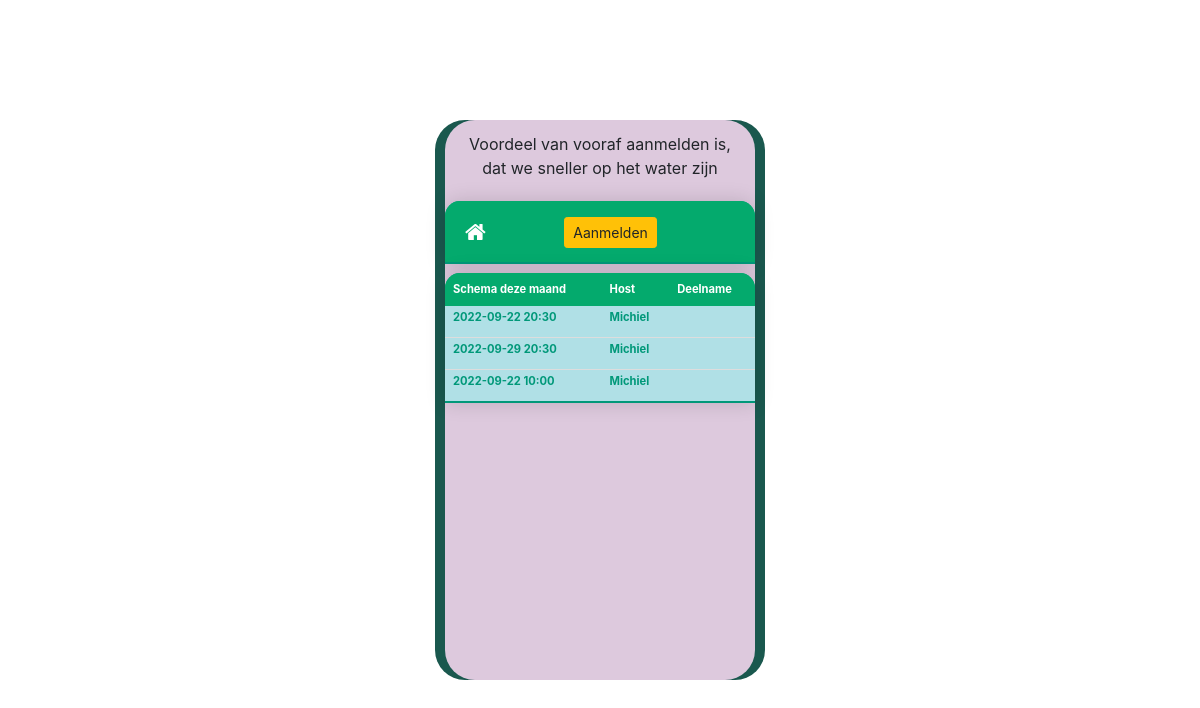
The page / on the database its author committed.
### beatrix/models.py (models this page shows, shortened)
class Flexevent(models.Model):
    id = models.AutoField(primary_key=True)
    event_text = models.CharField(max_length=200)
    pub_date = models.CharField(max_length=35)
    pub_time = models.CharField(max_length=35)
    dagnaam = models.CharField(max_length=35, default='10:00')
    flexhost = models.CharField(max_length=135, default='-')
    lid = models.ManyToManyField(Person,through='Flexlid')  ##, on_delete=models.SET_NULL, null=True)

### beatrix/views.py (the view)
# urls.py: path('', FlexeventsView.as_view(), name='trainingen'),
class FlexeventsView(ListView):
    template_name='beatrix/events.html'
    queryset=Flexevent.objects.all()
    def get_context_data(self, **kwargs):
        year=int(date.today().strftime('%Y'))
        month = int(date.today().strftime('%m'))
        monthend=[0,31,28,31,30,31,30,31,31,30,31,30,31] #jfmamjjasond
        einde=monthend[month]
        start=date(year,month,1)
        end=date(year,month,einde)
        rooster=Flexevent.objects.filter(pub_date__range=[start, end])
        context = {
            'rooster': rooster,
        }
        return context

### templates/beatrix/events.html (shortened to what this page needs)
{% extends 'base.html' %}
{% block content %}
<form>
<div class="mobile">
  <div class="phone">
     <div class="phone-mirror">
<table class="beatrix-table">
  <thead>
    <tr>
      <th> <a href="/" class="fa fa-home fa-2x" ></a></th>
      <th> <a href="{% url 'beatrix:aanmelden' %}" class="btn btn-warning btn-sm" >Aanmelden</a></th>
    </tr>
  </thead>
  <tbody>
    <tr>
      <a> Voordeel van vooraf aanmelden is, dat we sneller op het water zijn
          </a>
    </tr>
  </tbody>
</table>
<table class="beatrix-table">
    <thead>
      <thead>
        <tr>
          <th >Schema deze maand</th>
          <th >Host</th>
          <th >Deelname</th>
        </tr>
      </thead>
    </thead>
    <tbody>
      {% for cc in rooster %}
    <tr class="active-row">
          <td><label>{{cc.pub_date}} {{cc.pub_time}} </label></td>
          <td><label>{{cc.flexhost}} </label></td>
              <td>
        </tr>
      {% endfor %}
      </div>
  </div>
</div>
</form>
{% endblock  %}

### beatrix/static/css/beatrix.css (style rules this page uses)
:root { font-family: sans-serif; }
.beatrix-table { border-collapse: collapse; margin: 9px 0; font-size: 0.7em; min-width: 310px; border-radius: 15px 15px 0 0; overflow: hidden; box-shadow: 0 0 20px rgba(0, 0, 0, 0.15); }
.beatrix-table thead tr { background-color: #009879; color: #ffffff; text-align: left; font-weight: bold; }
.beatrix-table th, .beatrix-table td { padding: 8px 8px; }
.beatrix-table tbody tr { border-bottom: 1px solid #dddddd; line-height: 7px; }
.beatrix-table tbody tr:nth-of-type(even) { background-color: #f3f3f3; }
.beatrix-table tbody tr:last-of-type { border-bottom: 2px solid #009879; }
.beatrix-table tbody tr.active-row { font-weight: bold; color: #009879; }
a { display: block; color: white; text-align: center; padding: 12px; text-decoration: none; }
td { background-color: powderblue }
th { background-color: #04AA6D; color: white; }
.mobile { height: 100vh; display: flex; justify-content: center; align-items: center; }
.phone { display: flex; justify-content: center; align-items: center; width: 330px; height: 560px; background: #1a584e; border-radius: 30px; padding: 10px; }
.phone-mirror { position: relative; width: 330px; height: 560px; background-color: rgb(221, 201, 221); border-radius: 30px; }

### rows shown on the page
Flexevent: pub_date "2022-09-22", pub_time "20:30", flexhost "Michiel"
Flexevent: pub_date "2022-09-29", pub_time "20:30", flexhost "Michiel"
Flexevent: pub_date "2022-09-22", pub_time "10:00", flexhost "Michiel"
